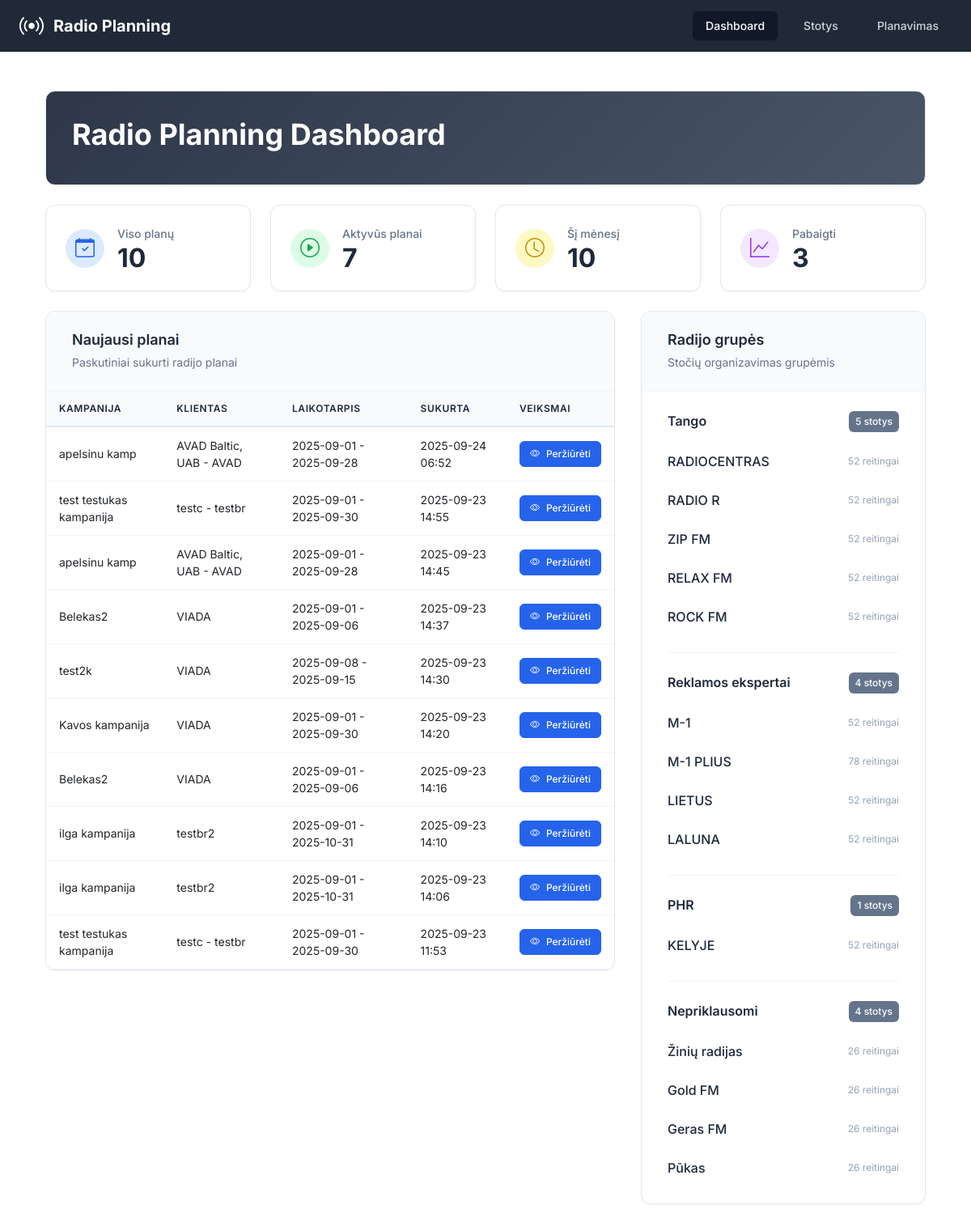
Before: / with the older database file.
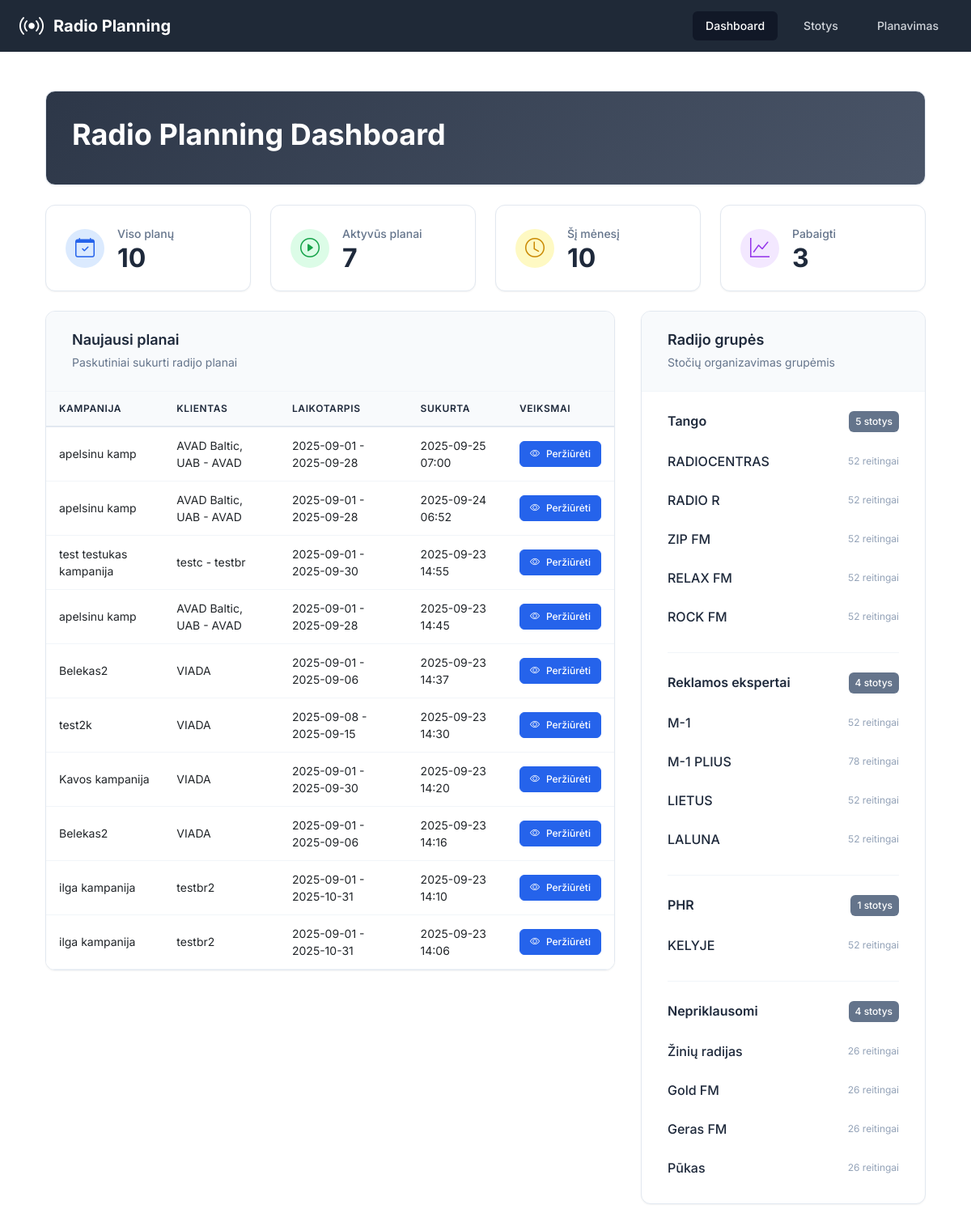
After: the same page with the newer database file.
### app/models.py (models this page shows, shortened)
class RadioPlan(db.Model):
    __tablename__ = 'radio_plans'
    id = db.Column(db.Integer, primary_key=True)
    campaign_id = db.Column(db.Integer, nullable=False)  # From projects-crm
    campaign_name = db.Column(db.String(200))
    project_id = db.Column(db.Integer)
    project_name = db.Column(db.String(200))
    client_brand_id = db.Column(db.Integer)
    client_brand_name = db.Column(db.String(200))
    start_date = db.Column(db.Date, nullable=False)
    end_date = db.Column(db.Date, nullable=False)
    target_audience = db.Column(db.String(50), nullable=False)
    our_discount = db.Column(db.Float, default=0)  # Percentage
    client_discount = db.Column(db.Float, default=0)  # Percentage
    created_at = db.Column(db.DateTime, default=datetime.utcnow)
    updated_at = db.Column(db.DateTime, default=datetime.utcnow, onupdate=datetime.utcnow)
    spots = db.relationship('RadioSpot', backref='plan', lazy='dynamic', cascade='all, delete-orphan')
    clips = db.relationship('RadioClip', backref='plan', lazy='dynamic', cascade='all, delete-orphan')
    selected_stations = db.relationship('RadioStation', secondary=plan_stations, lazy='subquery',
                                      backref=db.backref('plans', lazy=True))

class RadioGroup(db.Model):
    __tablename__ = 'radio_groups'
    id = db.Column(db.Integer, primary_key=True)
    name = db.Column(db.String(100), nullable=False, unique=True)
    created_at = db.Column(db.DateTime, default=datetime.utcnow)
    stations = db.relationship('RadioStation', backref='group', lazy='dynamic', cascade='all, delete-orphan')

class RadioStation(db.Model):
    __tablename__ = 'radio_stations'
    id = db.Column(db.Integer, primary_key=True)
    name = db.Column(db.String(100), nullable=False)
    group_id = db.Column(db.Integer, db.ForeignKey('radio_groups.id'), nullable=False)
    created_at = db.Column(db.DateTime, default=datetime.utcnow)
    updated_at = db.Column(db.DateTime, default=datetime.utcnow, onupdate=datetime.utcnow)
    prices = db.relationship('StationPrice', backref='station', lazy='dynamic', cascade='all, delete-orphan')
    ratings = db.relationship('StationRating', backref='station', lazy='dynamic', cascade='all, delete-orphan')

### app/routes.py (the view)
@main_bp.route('/')
def index():
    plans = RadioPlan.query.order_by(RadioPlan.created_at.desc()).limit(10).all()
    stations = RadioStation.query.all()
    groups = RadioGroup.query.all()
    return render_template('index.html',
                         plans=plans,
                         stations=stations,
                         groups=groups)

### app/templates/index.html (shortened to what this page needs)
{% extends "base.html" %}
{% block content %}
<div class="container-fluid p-0">
    <div class="dashboard-header mb-4">
        <div class="header-content">
            <h1 style="color: white;">Radio Planning Dashboard</h1>
        </div>
    </div>
    <div class="grid grid-cols-1 gap-4 sm:grid-cols-4 mb-6">
        <div class="professional-card">
            <div class="card-content">
                <div class="card-icon bg-blue-100">
                    <i class="bi bi-calendar-check text-blue-600"></i>
                </div>
                <div class="card-stats">
                    <p class="card-title">Viso planų</p>
                    <p class="card-number" id="totalPlans">{{ plans | length }}</p>
                </div>
            </div>
        </div>
        <div class="professional-card">
            <div class="card-content">
                <div class="card-icon bg-green-100">
                    <i class="bi bi-play-circle text-green-600"></i>
                </div>
                <div class="card-stats">
                    <p class="card-title">Aktyvūs planai</p>
                    <p class="card-number" id="activePlans">0</p>
                </div>
            </div>
        </div>
        <div class="professional-card">
            <div class="card-content">
                <div class="card-icon bg-yellow-100">
                    <i class="bi bi-clock text-yellow-600"></i>
                </div>
                <div class="card-stats">
                    <p class="card-title">Šį mėnesį</p>
                    <p class="card-number" id="thisMonthPlans">0</p>
                </div>
            </div>
        </div>
        <div class="professional-card">
            <div class="card-content">
                <div class="card-icon bg-purple-100">
                    <i class="bi bi-graph-up text-purple-600"></i>
                </div>
                <div class="card-stats">
                    <p class="card-title">Pabaigti</p>
                    <p class="card-number" id="completedPlans">0</p>
                </div>
            </div>
        </div>
    </div>
    <div class="content-grid">
        <div class="content-section plans-section">
            <div class="professional-section">
                <div class="section-header">
                    <div class="section-title">
                        <h3>Naujausi planai</h3>
                        <span class="section-subtitle">Paskutiniai sukurti radijo planai</span>
                    </div>
                </div>
                <div class="table-container">
                    {% if plans %}
                    <div class="table-responsive">
                        <table class="professional-table">
                            <thead>
                                <tr>
                                    <th>Kampanija</th>
                                    <th>Klientas</th>
                                    <th>Laikotarpis</th>
                                    <th>Sukurta</th>
                                    <th>Veiksmai</th>
                                </tr>
                            </thead>
                            <tbody>
                                {% for plan in plans %}
                                <tr>
                                    <td>{{ plan.campaign_name or 'N/A' }}</td>
                                    <td>{{ plan.client_brand_name or 'N/A' }}</td>
                                    <td>{{ plan.start_date.strftime('%Y-%m-%d') }} - {{ plan.end_date.strftime('%Y-%m-%d') }}</td>
                                    <td>{{ plan.created_at.strftime('%Y-%m-%d %H:%M') }}</td>
                                    <td>
                                        <a href="{{ url_for('main.view_plan', plan_id=plan.id) }}" class="btn-professional btn-primary btn-sm">
                                            <i class="bi bi-eye"></i>
                                            <span>Peržiūrėti</span>
                                        </a>
                                    </td>
                                </tr>
                                {% endfor %}
                            </tbody>
                        </table>
                    </div>
                    {% endif %}
                </div>
            </div>
        </div>
        <div class="content-section groups-section">
            <div class="professional-section">
                <div class="section-header">
                    <div class="section-title">
                        <h3>Radijo grupės</h3>
                        <span class="section-subtitle">Stočių organizavimas grupėmis</span>
                    </div>
                </div>
                <div class="groups-container">
                    {% for group in groups %}
                    <div class="group-item">
                        <div class="group-header">
                            <h4>{{ group.name }}</h4>
                            <span class="group-badge">{{ group.stations.count() }} stotys</span>
                        </div>
                        <div class="stations-list">
                            {% for station in group.stations %}
                            <div class="station-item">
                                <span class="station-name">{{ station.name }}</span>
                                <span class="station-info">{{ station.ratings.count() }} reitingai</span>
                            </div>
                            {% endfor %}
                        </div>
                    </div>
                    {% endfor %}
                </div>
            </div>
        </div>
    </div>
</div>
{% endblock %}

### app/templates/base.html (shortened to what this page needs)
<!DOCTYPE html>
<html lang="lt" class="h-full bg-gray-50">
<head>
    <script src="https://cdn.tailwindcss.com"></script>
    <link rel="stylesheet" href="https://cdn.jsdelivr.net/npm/bootstrap-icons@1.11.0/font/bootstrap-icons.css">
    <link href="https://cdn.jsdelivr.net/npm/bootstrap@5.3.0/dist/css/bootstrap.min.css" rel="stylesheet">
</head>
<body class="h-full">
    <div class="min-h-full">
        <header class="bg-gray-800">
            <div class="max-w-7xl mx-auto px-4 sm:px-6 lg:px-8">
                <div class="flex justify-between h-16">
                    <div class="flex items-center">
                        <div class="flex-shrink-0">
                            <div class="flex items-center">
                                <i class="bi bi-broadcast text-white text-3xl mr-3"></i>
                                <h1 class="text-xl font-bold text-white">Radio Planning</h1>
                            </div>
                        </div>
                    </div>
                    <nav class="hidden md:flex items-center space-x-4">
                        <a href="{{ url_for('main.index') }}"
                           class="{% if request.endpoint == 'main.index' %}bg-gray-900 text-white{% else %}text-gray-300 hover:bg-gray-700 hover:text-white{% endif %} px-3 py-2 rounded-md text-sm font-medium transition-colors">
                            Dashboard
                        </a>
                        <a href="{{ url_for('main.stations') }}"
                           class="{% if request.endpoint == 'main.stations' %}bg-gray-900 text-white{% else %}text-gray-300 hover:bg-gray-700 hover:text-white{% endif %} px-3 py-2 rounded-md text-sm font-medium transition-colors">
                            Stotys
                        </a>
                        <a href="{{ url_for('main.planning') }}"
                           class="{% if request.endpoint == 'main.planning' %}bg-gray-900 text-white{% else %}text-gray-300 hover:bg-gray-700 hover:text-white{% endif %} px-3 py-2 rounded-md text-sm font-medium transition-colors">
                            Planavimas
                        </a>
                    </nav>
                </div>
            </div>
        </header>
        <main class="max-w-7xl mx-auto py-6 sm:px-6 lg:px-8">
            <div class="px-4 py-6 sm:px-0">
                {% block content %}{% endblock %}
            </div>
        </main>
    </div>
</body>
</html>

### app/templates/base.html (style rules this page uses)
body { font-family: 'Inter', sans-serif; }

Changed rows visible on the page:
no longer on this page (row unchanged): RadioPlan: campaign_name "test testukas kampanija", client_brand_name "testc - testbr", start_date "2025-09-01", end_date "2025-09-30", created_at "2025-09-23 11:53"
added RadioPlan: campaign_name "apelsinu kamp", client_brand_name "AVAD Baltic, UAB - AVAD", start_date "2025-09-01", end_date "2025-09-28", created_at "2025-09-25 07:00"
